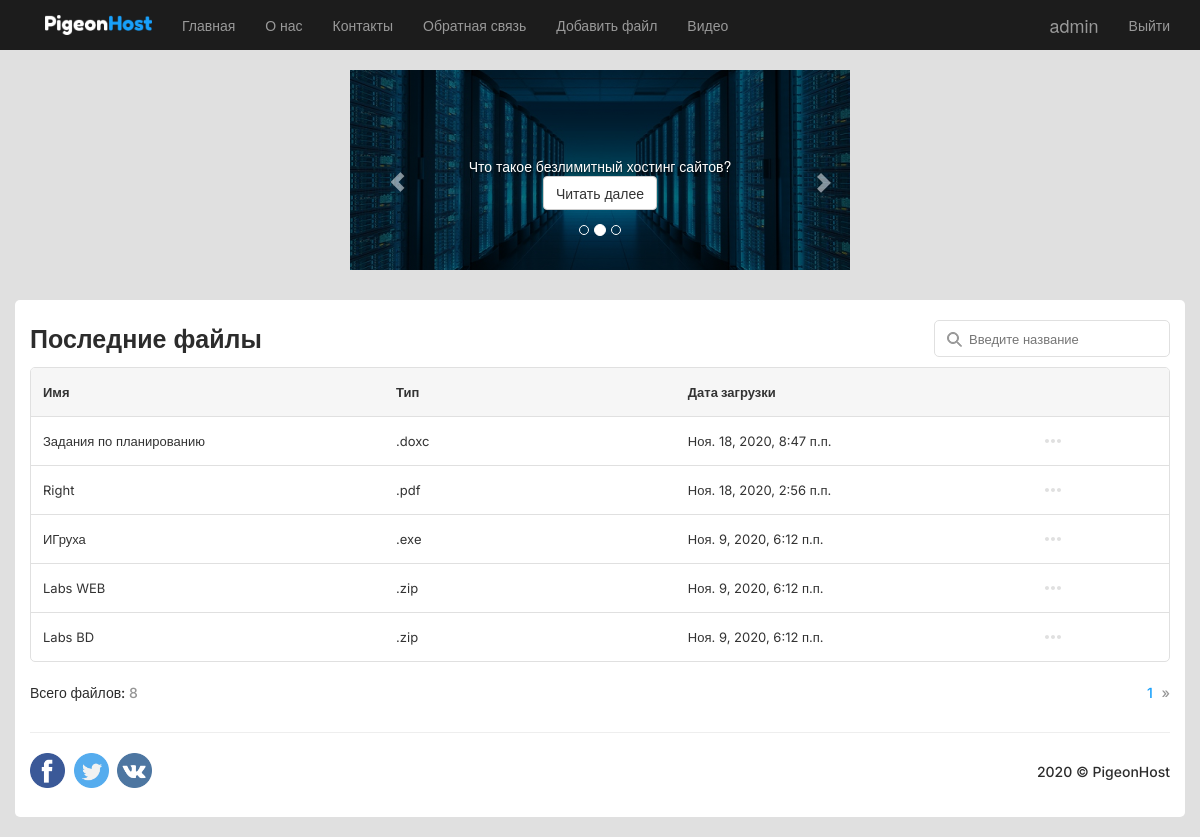
The app's page / (signed in) with its own data.
### app/models.py (models this page shows, shortened)
class Blog(models.Model):
    title = models.CharField(max_length = 100, unique_for_date = "posted", verbose_name = "Заголовок")
    author = models.ForeignKey(User, null=True, blank=True, on_delete = models.SET_NULL, verbose_name = "Автор")
    description = models.TextField(verbose_name = "Краткое содержание")
    content = models.TextField(verbose_name = "Полное содержание")
    file = models.FileField(default = "none.txt", verbose_name = "Путь к файлу")
    posted = models.DateTimeField(default = datetime.now(), db_index = True, verbose_name = "Опубликована")
    class Meta:
        db_table = "Posts" # имя таблицы для модели
        ordering = ["-posted"] # порядок сортировки данных в модели ("-" означает по убыванию)
        verbose_name = "статья блога" # имя, под которым модель будет отображаться в административном разделе (для одной статьи блога)
        verbose_name_plural = "статьи блога" # тоже для всех статей блога

### app/views.py (the view)
# urls.py: path('', views.home, name='home'),
def home(request):
    assert isinstance(request, HttpRequest)
    post_all = Blog.objects.all() # запрос на выбор всех статей блога из модели
    post = Paginator(post_all, 5)
    page = request.GET.get('page')
    try:
        posts = post.page(page)
    except PageNotAnInteger:
        posts = post.page(1)
    except EmptyPage:
        posts = post.page(post.num_pages)
    return render(
        request,
        'app/index.html',
        {
            'posts': posts, # педача списка статей в шаблон веб-страницы
            'postCount': post_all.count,
        }
    )

### app/templates/app/index.html (shortened to what this page needs)
﻿{% extends "app/layout.html" %}
{% load staticfiles %}
{% block content %}
<div class="table-name">
    <div class="table-heading">
        <h1>Последние файлы</h1>
    </div>
    <div class="table-search">
        <div class="input-search"></div>
        <input type="text" placeholder="Введите название"/>
    </div>
</div>
<div class="table-block">
    <table>
        <tr><th>Имя</th><th>Тип</th><th>Дата загрузки</th><th></th></tr>
        {% for post in posts %}
        <tr>
            <td class="td-name">
                <div>{{post.title}}</div>
            </td>
            <td class="td-type">
                {{post.description}}
            </td>
            <td class="td-date">
                {{post.posted}}
            </td>
            <td href="vk.con" style="width: 48px;">
                <a href="{% url 'blogpost' parametr=post.id %}">
                </a>
            </td>
        </tr>
        {% endfor %}
    </table>
</div>
<div class="table-nav">
    <div class="table-nav-left">
        Всего файлов:
        <a>{{postCount}}</a>
    </div>
    <div class="table-nav-right">
        {% if posts.has_previous or posts.has_next %}
        <a class="table-nav-activ">{{ posts.number }}</a>
        {% endif %}
        {% if posts.has_next %}
        <a href="?page={{ posts.next_page_number }}" style="margin: 0;">»</a>
        {% endif %}
    </div>
</div>
{% endblock %}

### app/templates/app/loginpartial.html (shortened to what this page needs)
﻿{% if user.is_authenticated %}
<form id="logoutForm" action="/logout/" method="post" class="navbar-right" style="margin: 0;">
    <ul class="nav navbar-nav navbar-right">
        <li><span class="navbar-brand">{{ user.username }}</span></li>
        <li><a href="javascript:document.getElementById('logoutForm').submit()" style="padding-right: 0;">Выйти</a></li>
    </ul>
</form>
{% else %}
<ul class="nav navbar-nav navbar-right">
    <li><a href="{% url 'registration' %}">Регистрация</a></li>
    <li><a href="{% url 'login' %}" style="padding-right: 0;">Войти</a></li>
</ul>
{% endif %}

### app/static/app/content/site.css (style rules this page uses)
body { padding-top: 50px; padding-bottom: 20px; background: #E0E0E0; }
input, select, textarea { max-width: 280px; }
a { color: #2c2c2c; text-decoration: none; }
table { width: 100%; border-radius: 5px; font-size: 13px; }
table tr { height: 48px; }
table th { background: #F6F6F6; border: 0 !important; padding: 12px !important; font-size: 13px; }
table td { border-top: 1px solid #E0E0E0; padding: 12px; max-width: 121px; }
table td > div { overflow: hidden; white-space: nowrap; text-overflow: ellipsis; width: 95%; }
.table-block { overflow: hidden; width: 100%; border-radius: 5px; border: 1px solid #E0E0E0; }
.td-name { width: 840px; }
.td-type { width: 100px; }
.td-date { width: 150px; }
h1 { font-weight: 600; font-size: 25px; margin: 0; }
.table-name { margin-bottom: 10px; height: 37px; }
.table-search { display: inline-block; float: right; margin-bottom: 10px; }
.table-heading { float: left; padding: 5px 0; }
input { border-radius: 5px; border: 1px solid #E0E0E0; font-size: 13px; padding: 10px 12px; height: 37px; }
input[placeholder ] { color: rgba(44, 44, 44, 0.5); }
.input-search { width: 24px; height: 24px; position: absolute; margin: 7px 0 0 8px; opacity: 0.5; padding: 5px; }
.table-search input[type="text"] { padding: 10px 12px 10px 34px; }
.table-nav { height: 40px; margin: 10px 0 0 0; }
.table-nav a { color: rgba(44, 44, 44, 0.5); margin-right: 5px; }
.table-nav-activ { color: #18A0FB !important; }
.table-nav-right { float: right; display: inline-block; padding: 11.5px 0; user-select: none; }
.table-nav-left { float: left; display: inline-block; height: 40px; padding: 11.5px 0; }

### records on screen
Blog: title "Задания по планированию", description ".doxc", posted "Ноя. 18, 2020, 8:47 п.п."
Blog: title "Right", description ".pdf", posted "Ноя. 18, 2020, 2:56 п.п."
Blog: title "ИГруха", description ".exe", posted "Ноя. 9, 2020, 6:12 п.п."
Blog: title "Labs WEB", description ".zip", posted "Ноя. 9, 2020, 6:12 п.п."
Blog: title "Labs BD", description ".zip", posted "Ноя. 9, 2020, 6:12 п.п."

### other values on screen
{{ user.username }} "admin"
{{ postCount }} "8"
{{ posts.number }} "1"
